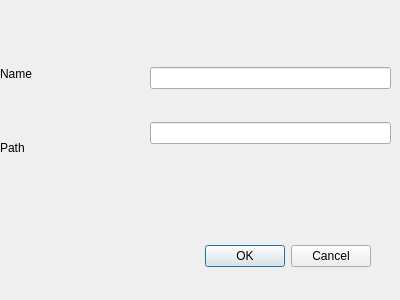
<?xml version="1.0" encoding="UTF-8"?>
<ui version="4.0">
 <class>Dialog</class>
 <widget class="QDialog" name="Dialog">
  <property name="geometry">
   <rect>
    <x>0</x>
    <y>0</y>
    <width>400</width>
    <height>300</height>
   </rect>
  </property>
  <property name="minimumSize">
   <size>
    <width>400</width>
    <height>300</height>
   </size>
  </property>
  <property name="maximumSize">
   <size>
    <width>400</width>
    <height>300</height>
   </size>
  </property>
  <property name="windowTitle">
   <string>Add network</string>
  </property>
  <widget class="QDialogButtonBox" name="buttonBox">
   <property name="geometry">
    <rect>
     <x>30</x>
     <y>240</y>
     <width>341</width>
     <height>32</height>
    </rect>
   </property>
   <property name="orientation">
    <enum>Qt::Horizontal</enum>
   </property>
   <property name="standardButtons">
    <set>QDialogButtonBox::Cancel|QDialogButtonBox::Ok</set>
   </property>
  </widget>
  <widget class="QWidget" name="verticalLayoutWidget">
   <property name="geometry">
    <rect>
     <x>150</x>
     <y>40</y>
     <width>241</width>
     <height>131</height>
    </rect>
   </property>
   <layout class="QVBoxLayout" name="verticalLayout">
    <item>
     <widget class="QLineEdit" name="name"/>
    </item>
    <item>
     <widget class="QLineEdit" name="path"/>
    </item>
   </layout>
  </widget>
  <widget class="QWidget" name="verticalLayoutWidget_2">
   <property name="geometry">
    <rect>
     <x>0</x>
     <y>40</y>
     <width>141</width>
     <height>141</height>
    </rect>
   </property>
   <layout class="QVBoxLayout" name="verticalLayout_2">
    <item>
     <widget class="QLabel" name="nameLabel">
      <property name="text">
       <string>Name</string>
      </property>
     </widget>
    </item>
    <item>
     <widget class="QLabel" name="pathLabel">
      <property name="text">
       <string>Path</string>
      </property>
     </widget>
    </item>
   </layout>
  </widget>
 </widget>
 <resources/>
 <connections>
  <connection>
   <sender>buttonBox</sender>
   <signal>accepted()</signal>
   <receiver>Dialog</receiver>
   <slot>accept()</slot>
   <hints>
    <hint type="sourcelabel">
     <x>248</x>
     <y>254</y>
    </hint>
    <hint type="destinationlabel">
     <x>157</x>
     <y>274</y>
    </hint>
   </hints>
  </connection>
  <connection>
   <sender>buttonBox</sender>
   <signal>rejected()</signal>
   <receiver>Dialog</receiver>
   <slot>reject()</slot>
   <hints>
    <hint type="sourcelabel">
     <x>316</x>
     <y>260</y>
    </hint>
    <hint type="destinationlabel">
     <x>286</x>
     <y>274</y>
    </hint>
   </hints>
  </connection>
 </connections>
</ui>
